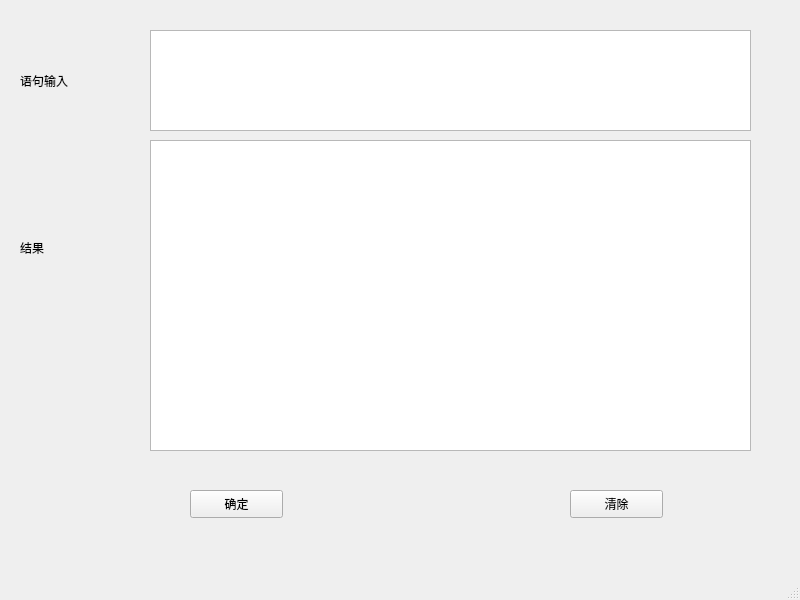
<?xml version="1.0" encoding="UTF-8"?>
<ui version="4.0">
 <class>MainWindow</class>
 <widget class="QMainWindow" name="MainWindow">
  <property name="geometry">
   <rect>
    <x>0</x>
    <y>0</y>
    <width>800</width>
    <height>600</height>
   </rect>
  </property>
  <property name="windowTitle">
   <string>MainWindow</string>
  </property>
  <widget class="QWidget" name="centralwidget">
   <widget class="QTextEdit" name="textEdit">
    <property name="geometry">
     <rect>
      <x>150</x>
      <y>30</y>
      <width>601</width>
      <height>101</height>
     </rect>
    </property>
   </widget>
   <widget class="QLabel" name="label">
    <property name="geometry">
     <rect>
      <x>20</x>
      <y>60</y>
      <width>72</width>
      <height>41</height>
     </rect>
    </property>
    <property name="text">
     <string>语句输入</string>
    </property>
   </widget>
   <widget class="QTextEdit" name="textEdit_2">
    <property name="geometry">
     <rect>
      <x>150</x>
      <y>140</y>
      <width>601</width>
      <height>311</height>
     </rect>
    </property>
   </widget>
   <widget class="QLabel" name="label_2">
    <property name="geometry">
     <rect>
      <x>20</x>
      <y>240</y>
      <width>72</width>
      <height>15</height>
     </rect>
    </property>
    <property name="text">
     <string>结果</string>
    </property>
   </widget>
   <widget class="QPushButton" name="pushButton">
    <property name="geometry">
     <rect>
      <x>190</x>
      <y>490</y>
      <width>93</width>
      <height>28</height>
     </rect>
    </property>
    <property name="text">
     <string>确定</string>
    </property>
   </widget>
   <widget class="QPushButton" name="pushButton_2">
    <property name="geometry">
     <rect>
      <x>570</x>
      <y>490</y>
      <width>93</width>
      <height>28</height>
     </rect>
    </property>
    <property name="text">
     <string>清除</string>
    </property>
   </widget>
  </widget>
  <widget class="QMenuBar" name="menubar">
   <property name="geometry">
    <rect>
     <x>0</x>
     <y>0</y>
     <width>800</width>
     <height>26</height>
    </rect>
   </property>
  </widget>
  <widget class="QStatusBar" name="statusbar"/>
 </widget>
 <resources/>
 <connections/>
</ui>
